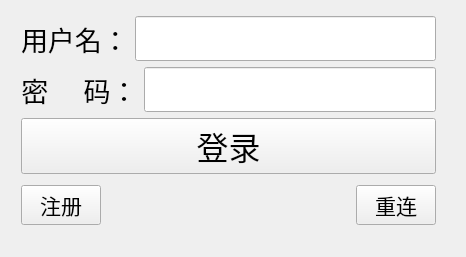
<?xml version="1.0" encoding="UTF-8"?>
<ui version="4.0">
 <class>TcpClient</class>
 <widget class="QWidget" name="TcpClient">
  <property name="geometry">
   <rect>
    <x>0</x>
    <y>0</y>
    <width>466</width>
    <height>257</height>
   </rect>
  </property>
  <property name="windowTitle">
   <string>TcpClient</string>
  </property>
  <widget class="QWidget" name="layoutWidget">
   <property name="geometry">
    <rect>
     <x>10</x>
     <y>0</y>
     <width>437</width>
     <height>242</height>
    </rect>
   </property>
   <layout class="QVBoxLayout" name="verticalLayout_2">
    <item>
     <layout class="QVBoxLayout" name="verticalLayout">
      <item>
       <layout class="QHBoxLayout" name="horizontalLayout">
        <item>
         <widget class="QLabel" name="name_lab">
          <property name="font">
           <font>
            <family>Adobe Devanagari</family>
            <pointsize>20</pointsize>
           </font>
          </property>
          <property name="text">
           <string>用户名：</string>
          </property>
         </widget>
        </item>
        <item>
         <widget class="QLineEdit" name="name_le">
          <property name="font">
           <font>
            <family>Adobe Devanagari</family>
            <pointsize>20</pointsize>
           </font>
          </property>
         </widget>
        </item>
       </layout>
      </item>
      <item>
       <layout class="QHBoxLayout" name="horizontalLayout_2">
        <item>
         <widget class="QLabel" name="pwd_lab">
          <property name="font">
           <font>
            <family>Adobe Devanagari</family>
            <pointsize>20</pointsize>
           </font>
          </property>
          <property name="text">
           <string>密     码：</string>
          </property>
          <property name="alignment">
           <set>Qt::AlignCenter</set>
          </property>
         </widget>
        </item>
        <item>
         <widget class="QLineEdit" name="pwd_le">
          <property name="font">
           <font>
            <family>Adobe Devanagari</family>
            <pointsize>20</pointsize>
           </font>
          </property>
          <property name="text">
           <string/>
          </property>
          <property name="echoMode">
           <enum>QLineEdit::Password</enum>
          </property>
         </widget>
        </item>
       </layout>
      </item>
      <item>
       <widget class="QPushButton" name="login_pb">
        <property name="font">
         <font>
          <family>Adobe Devanagari</family>
          <pointsize>24</pointsize>
         </font>
        </property>
        <property name="text">
         <string>登录</string>
        </property>
       </widget>
      </item>
     </layout>
    </item>
    <item>
     <layout class="QHBoxLayout" name="horizontalLayout_3">
      <item>
       <widget class="QPushButton" name="regist_pb">
        <property name="font">
         <font>
          <family>Adobe Devanagari</family>
          <pointsize>16</pointsize>
         </font>
        </property>
        <property name="text">
         <string>注册</string>
        </property>
       </widget>
      </item>
      <item>
       <spacer name="horizontalSpacer">
        <property name="orientation">
         <enum>Qt::Horizontal</enum>
        </property>
        <property name="sizeHint" stdset="0">
         <size>
          <width>40</width>
          <height>20</height>
         </size>
        </property>
       </spacer>
      </item>
      <item>
       <widget class="QPushButton" name="cancel_pb">
        <property name="font">
         <font>
          <family>Adobe Devanagari</family>
          <pointsize>16</pointsize>
         </font>
        </property>
        <property name="text">
         <string>重连</string>
        </property>
       </widget>
      </item>
     </layout>
    </item>
   </layout>
  </widget>
 </widget>
 <layoutdefault spacing="6" margin="11"/>
 <resources/>
 <connections/>
</ui>
